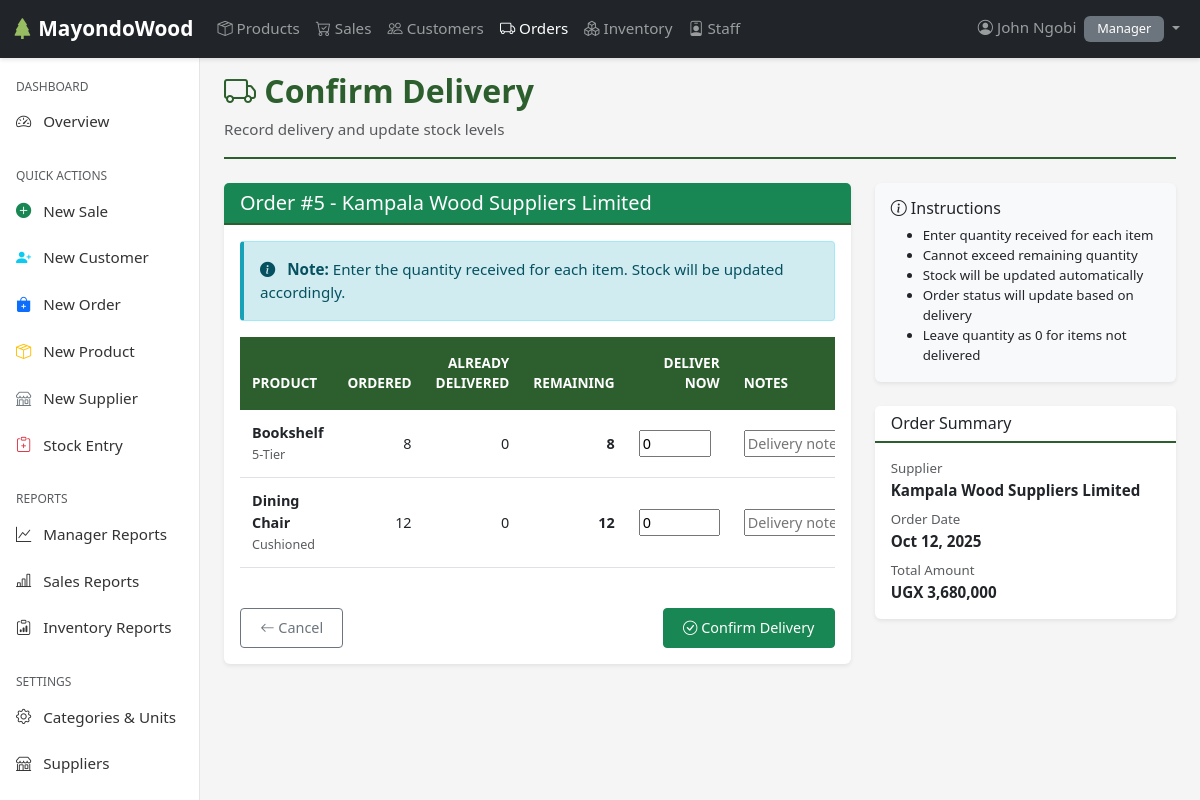
Screenshot of /orders/5/confirm-delivery/ (signed in) with the database file from the repository.
### users/models.py (models this page shows, shortened)
class Employee(AbstractUser):
    ROLES = [
        ('SALES', 'Sales'),
        ('INVENTORY', 'Inventory'),
        ('MANAGER', 'Manager'),
    ]
    role = models.CharField(max_length=20, choices=ROLES)
    phone = models.CharField(max_length=15, blank=True, null=True)
    address = models.TextField(blank=True, null=True)
    is_active = models.BooleanField(default=True)
    created_at = models.DateTimeField(auto_now_add=True)
    updated_at = models.DateTimeField(auto_now=True)
    class Meta:
        ordering = ['-date_joined']
        verbose_name = 'Employee'
        verbose_name_plural = 'Employees'

### orders/models.py (models this page shows, shortened)
class Order(models.Model):
    STATUS_CHOICES = [
        ('PENDING', 'Pending'),
        ('DELIVERED', 'Delivered'),
        ('PARTIAL', 'Partially Delivered'),
        ('CANCELLED', 'Cancelled'),
    ]
    supplier = models.ForeignKey(Supplier, on_delete=models.PROTECT, related_name='orders')
    order_date = models.DateTimeField(auto_now_add=True)
    expected_delivery = models.DateField(null=True, blank=True)
    created_by = models.ForeignKey(Employee, on_delete=models.SET_NULL, null=True, related_name='created_orders')
    received_by = models.ForeignKey(Employee, on_delete=models.SET_NULL, null=True, blank=True, related_name='confirmed_orders')
    received_date = models.DateTimeField(null=True, blank=True)
    notes = models.TextField(blank=True)
    status = models.CharField(max_length=20, choices=STATUS_CHOICES, default='PENDING')
    created_at = models.DateTimeField(auto_now_add=True)
    updated_at = models.DateTimeField(auto_now=True)
    class Meta:
        ordering = ['-order_date']
    @property
    def total_amount(self):
        return sum(item.subtotal for item in self.items.all())

class Supplier(models.Model):
    name = models.CharField(max_length=100, unique=True)
    email = models.EmailField(blank=True)
    phone = models.CharField(max_length=20, blank=True)
    contact_person  = models.CharField(max_length=100)
    address = models.TextField(blank=True)
    notes = models.TextField(blank=True)
    is_active = models.BooleanField(default=True)
    created_at = models.DateTimeField(auto_now_add=True)
    updated_at = models.DateTimeField(auto_now=True)
    class Meta:
        ordering = ['name']

class OrderItem(models.Model):
    order = models.ForeignKey(Order, on_delete=models.CASCADE, related_name='items')
    variant = models.ForeignKey('products.ProductVariant', on_delete=models.PROTECT, related_name='order_items')
    quantity = models.PositiveIntegerField(validators=[MinValueValidator(1)])
    delivered_quantity = models.PositiveIntegerField(default=0)
    unit_price = models.IntegerField()
    is_delivered = models.BooleanField(default=False)
    notes = models.TextField(blank=True)
    created_at = models.DateTimeField(auto_now_add=True)
    updated_at = models.DateTimeField(auto_now=True)
    @property
    def subtotal(self):
        return self.quantity * self.unit_price
    @property
    def remaining_quantity(self):
        return self.quantity - self.delivered_quantity

### products/models.py (models this page shows, shortened)
class ProductVariant(models.Model):
    product = models.ForeignKey(Product, on_delete=models.CASCADE, related_name='variants')
    variant_name = models.CharField(max_length=100)
    price = models.IntegerField(default=0)
    stock_quantity = models.PositiveIntegerField(default=0)
    reorder_level = models.PositiveIntegerField(default=5)
    is_active = models.BooleanField(default=True)
    created_at = models.DateTimeField(auto_now_add=True)
    updated_at = models.DateTimeField(auto_now=True)
    class Meta:
        ordering = ['product__name', 'variant_name']
        unique_together = [['product', 'variant_name']]

class Product(models.Model):
    name = models.CharField(max_length=100)
    category = models.ForeignKey(Category, on_delete=models.PROTECT, related_name='products')
    unit = models.ForeignKey(Unit, on_delete=models.PROTECT, related_name='products')
    supplier = models.ForeignKey('orders.Supplier', on_delete=models.SET_NULL, null=True, blank=True, related_name='products')
    description = models.TextField(blank=True)
    is_active = models.BooleanField(default=True)
    created_at = models.DateTimeField(auto_now_add=True)
    updated_at = models.DateTimeField(auto_now=True)
    class Meta:
        ordering = ['name']
        unique_together = [['name', 'category']]

### orders/views.py (the view)
# urls.py: path('<int:pk>/confirm-delivery/', views.confirm_delivery, name='confirm_delivery'),
@login_required
@user_passes_test(is_inventory_or_manager, login_url="users:login")
def confirm_delivery(request, pk):
    order = get_object_or_404(Order, pk=pk)
    if order.status == 'DELIVERED':
        messages.warning(request, 'This order has already been fully delivered.')
        return redirect('orders:order_detail', pk=pk)
    if request.method == 'POST':
        formset = DeliveryFormSet(request.POST, queryset=order.items.all())
        if formset.is_valid():
            with transaction.atomic():
                has_delivery = False
                errors = []
                for form in formset:
                    if not form.instance or not form.instance.pk:
                        continue
                    delivered_qty = form.cleaned_data.get('delivered_quantity', 0) or 0
                    if delivered_qty > 0:
                        has_delivery = True
                        item = OrderItem.objects.get(pk=form.instance.pk)
                        if delivered_qty > item.remaining_quantity:
                            errors.append(
                                f'Cannot deliver {delivered_qty} units of {item.variant}. '
                                f'Only {item.remaining_quantity} remaining.'
                            )
                            continue
                        try:
                            item.mark_as_delivered(delivered_qty)
                        except ValueError as e:
                            errors.append(str(e))
                            continue
                if errors:
                    for error in errors:
                        messages.error(request, error)
                    return redirect('orders:confirm_delivery', pk=pk)
                if not has_delivery:
                    messages.warning(request, 'No items were delivered. Please enter quantities greater than 0.')
                    return redirect('orders:confirm_delivery', pk=pk)
                if order.is_fully_delivered:
                    order.status = 'DELIVERED'
                    order.received_date = timezone.now()
                    messages.success(
                        request,
                        f"Order #{order.id} fully delivered and marked as COMPLETED. Stock updated."
                    )
                elif order.is_partially_delivered:
                    order.status = 'PARTIAL'
                    messages.success(
                        request,
                        f"Partial delivery confirmed for Order #{order.id}. Stock updated."
                    )
                if not order.received_by:
                    order.received_by = request.user
                order.save()
                return redirect('orders:order_detail', pk=order.pk)
        else:
            for i, form in enumerate(formset):
                if form.errors:
                    for field, errors in form.errors.items():
                        for error in errors:
                            messages.error(request, f"Item {i+1} - {field}: {error}")
            messages.error(request, 'Please correct the errors in the form.')
    else:
        formset = DeliveryFormSet(queryset=order.items.all())
    context = {
        'order': order,
        'formset': formset,
        'title': f'Confirm Delivery - Order #{order.id}'
    }
    return render(request, 'orders/confirm_delivery.html', context)

### orders/templates/orders/confirm_delivery.html (shortened to what this page needs)
{% extends 'base.html' %}
{% load static humanize %}
{% block content %}
<div class="page-header mb-4">
    <h1><i class="bi bi-truck"></i> Confirm Delivery</h1>
    <p class="text-muted mb-0">Record delivery and update stock levels</p>
</div>
<div class="row">
    <div class="col-lg-8">
        <div class="card border-success">
            <div class="card-header bg-success text-white">
                <h5 class="mb-0">Order #{{ order.id }} - {{ order.supplier.name }}</h5>
            </div>
            <div class="card-body">
                <div class="alert alert-info">
                    <i class="bi bi-info-circle-fill me-2"></i>
                    <strong>Note:</strong> Enter the quantity received for each item. Stock will be updated accordingly.
                </div>
                <form method="post">
                    <div class="table-responsive">
                        <table class="table">
                            <thead>
                                <tr>
                                    <th>Product</th>
                                    <th class="text-end">Ordered</th>
                                    <th class="text-end">Already Delivered</th>
                                    <th class="text-end">Remaining</th>
                                    <th class="text-end">Deliver Now</th>
                                    <th>Notes</th>
                                </tr>
                            </thead>
                            <tbody>
                                {% for form in formset %}
                                <tr>
                                    <td>
                                        <strong>{{ form.instance.variant.product.name }}</strong>
                                        <br><small class="text-muted">{{ form.instance.variant.variant_name }}</small>
                                    </td>
                                    <td class="text-end">{{ form.instance.quantity }}</td>
                                    <td class="text-end">{{ form.instance.delivered_quantity }}</td>
                                    <td class="text-end">
                                        <strong>{{ form.instance.remaining_quantity }}</strong>
                                    </td>
                                    <td>
                                        {{ form.delivered_quantity }}
                                    </td>
                                    <td>
                                        {{ form.notes }}
                                    </td>
                                </tr>
                                {% endfor %}
                            </tbody>
                        </table>
                    </div>
                    <div class="d-flex justify-content-between mt-4">
                        <a href="{% url 'orders:order_detail' order.pk %}" class="btn btn-outline-secondary">
                            <i class="bi bi-arrow-left"></i> Cancel
                        </a>
                        <button type="submit" class="btn btn-success">
                            <i class="bi bi-check-circle"></i> Confirm Delivery
                        </button>
                    </div>
                </form>
            </div>
        </div>
    </div>
    <div class="col-lg-4">
        <div class="card bg-light">
            <div class="card-body">
                <h6 class="card-title"><i class="bi bi-info-circle"></i> Instructions</h6>
                <ul class="small mb-0">
                    <li>Enter quantity received for each item</li>
                    <li>Cannot exceed remaining quantity</li>
                    <li>Stock will be updated automatically</li>
                    <li>Order status will update based on delivery</li>
                    <li>Leave quantity as 0 for items not delivered</li>
                </ul>
            </div>
        </div>
        <div class="card mt-3">
            <div class="card-header">
                <h6 class="mb-0">Order Summary</h6>
            </div>
            <div class="card-body">
                <div class="mb-2">
                    <small class="text-muted d-block">Supplier</small>
                    <strong>{{ order.supplier.name }}</strong>
                </div>
                <div class="mb-2">
                    <small class="text-muted d-block">Order Date</small>
                    <strong>{{ order.order_date|date:"M d, Y" }}</strong>
                </div>
                <div class="mb-0">
                    <small class="text-muted d-block">Total Amount</small>
                    <strong>UGX {{ order.total_amount|floatformat:0|intcomma }}</strong>
                </div>
            </div>
        </div>
    </div>
</div>
{% endblock %}

### templates/includes/navbar.html (shortened to what this page needs)
{% load static %}
<nav class="navbar navbar-expand-lg navbar-dark bg-dark fixed-top">
    <div class="container-fluid">
        <a class="navbar-brand" href="{% url 'users:dashboard' %}">
            <i class="bi bi-tree-fill"></i> MayondoWood
        </a>
        <div class="collapse navbar-collapse" id="navbarNav">
            <ul class="navbar-nav me-auto">
                <li class="nav-item">
                    <a class="nav-link {% if request.resolver_match.url_name == 'product_list' %}active{% endif %}"
                       href="{% url 'products:product_list' %}">
                        <i class="bi bi-box-seam"></i> Products
                    </a>
                </li>
                {% if user.role in 'MANAGER,SALES' %}
                <li class="nav-item">
                    <a class="nav-link {% if 'sales' in request.path %}active{% endif %}"
                       href="{% url 'sales:sale_list' %}">
                        <i class="bi bi-cart-check"></i> Sales
                    </a>
                </li>
                <li class="nav-item">
                    <a class="nav-link {% if 'customer' in request.path %}active{% endif %}"
                       href="{% url 'sales:customer_list' %}">
                        <i class="bi bi-people"></i> Customers
                    </a>
                </li>
                {% endif %}
                {% if user.role in 'MANAGER,INVENTORY' %}
                <li class="nav-item">
                    <a class="nav-link {% if 'orders' in request.path %}active{% endif %}"
                       href="{% url 'orders:order_list' %}">
                        <i class="bi bi-truck"></i> Orders
                    </a>
                </li>
                <li class="nav-item">
                    <a class="nav-link {% if 'inventory' in request.path %}active{% endif %}"
                       href="{% url 'inventory:stock_list' %}">
                        <i class="bi bi-boxes"></i> Inventory
                    </a>
                </li>
                {% endif %}
                {% if user.role == 'MANAGER' %}
                <li class="nav-item">
                    <a class="nav-link {% if 'staff' in request.path %}active{% endif %}"
                       href="{% url 'users:staff_list' %}">
                        <i class="bi bi-person-badge"></i> Staff
                    </a>
                </li>
                {% endif %}
            </ul>
            <ul class="navbar-nav">
                <li class="nav-item dropdown">
                    <a class="nav-link dropdown-toggle" href="#" id="userDropdown" role="button"
                       data-bs-toggle="dropdown" aria-expanded="false">
                        <i class="bi bi-person-circle"></i> {{ user.get_full_name|default:user.username }}
                        <span class="badge bg-secondary ms-1">{{ user.get_role_display }}</span>
                    </a>
                </li>
            </ul>
        </div>
    </div>
</nav>

### rows the page displays
Employee: get_full_name "John Ngobi", role "Manager"
Order: id "5", supplier.name "Kampala Wood Suppliers Limited", order_date "Oct 12, 2025", total_amount "3,680,000"
OrderItem: instance.variant.product.name "Bookshelf", instance.variant.variant_name "5-Tier", instance.quantity "8", instance.delivered_quantity "0", instance.remaining_quantity "8"
OrderItem: instance.variant.product.name "Dining Chair", instance.variant.variant_name "Cushioned", instance.quantity "12", instance.delivered_quantity "0", instance.remaining_quantity "12"
